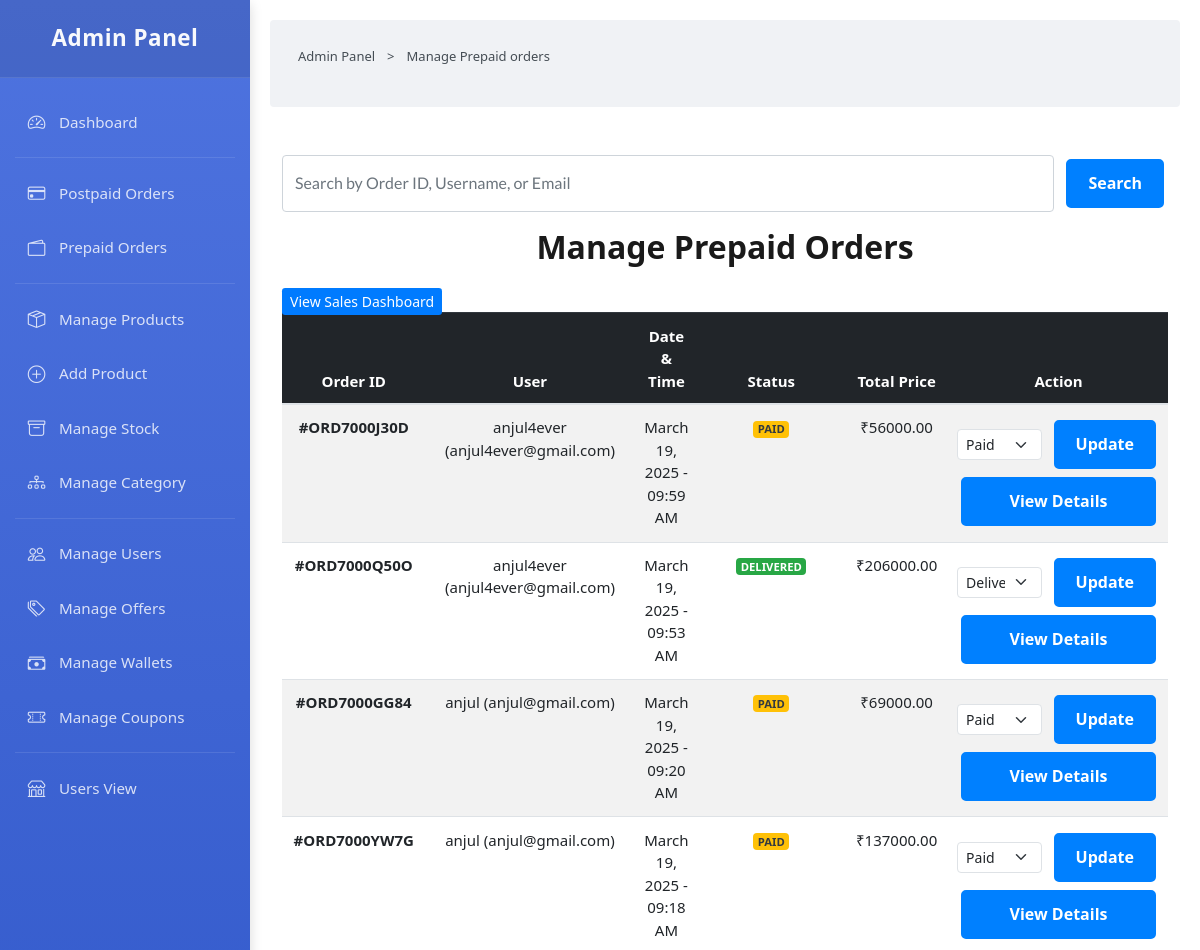
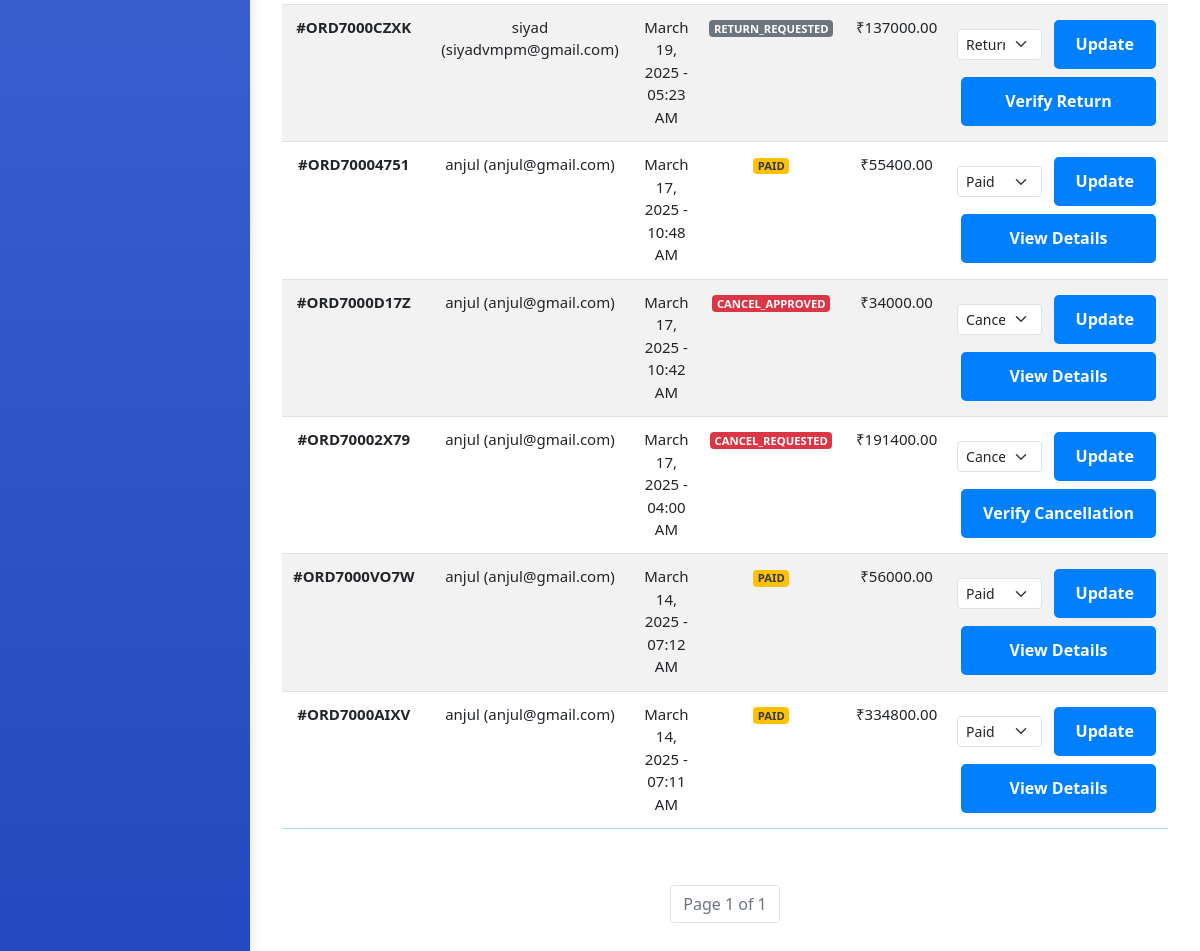
/adminpanel/paidorders/, run on the app's committed database (2 pictures, top to bottom).
### payment/models.py (models this page shows, shortened)
class PaymentOrder(models.Model):
    STATUS_CHOICES = [
        ("PENDING", "Pending"),
        ("PAID", "Paid"),
        ("FAILED", "Failed"),
        ("PROCESSED", "Processed"),
        ("SHIPPED", "Shipped"),
        ("DELIVERED", "Delivered"),
        ("RETURN_REQUESTED", "Return Requested"),
        ("RETURN_APPROVED", "Return Approved"),
        ("CANCEL_REQUESTED", "Cancel Requested"),
        ("CANCEL_APPROVED", "Cancel Approved"),
    ]
    user = models.ForeignKey(User, on_delete=models.CASCADE)
    total_price = models.DecimalField(max_digits=10, decimal_places=2)
    discounted_price = models.DecimalField(max_digits=10, decimal_places=2, default=0.00, blank=True, null=True)
    razorpay_order_id = models.CharField(max_length=100, blank=True, null=True)
    razorpay_payment_id = models.CharField(max_length=100, blank=True, null=True)
    razorpay_signature = models.CharField(max_length=255, blank=True, null=True)
    is_active = models.BooleanField(default=True)
    created_at = models.DateTimeField(auto_now_add=True)
    updated_at = models.DateTimeField(auto_now=True)
    order_unique_id = models.CharField(max_length=20, unique=True, blank=True, null=True)
    reason = models.TextField(blank=True, null=True)  # New field
    status = models.CharField(
        max_length=20,
        choices=STATUS_CHOICES,
        default="PENDING",
    )

### login/models.py (models this page shows, shortened)
class CustomUser(AbstractUser):
    email = models.EmailField(unique=True)
    is_blocked = models.BooleanField(default=False)  # Field to block users
    groups = models.ManyToManyField(Group, related_name="customuser_set", blank=True)
    user_permissions = models.ManyToManyField(Permission, related_name="customuser_permissions_set", blank=True)
    profile_picture = models.ImageField(upload_to='profile_pics/', max_length=255, null=True, blank=True)

### adminpanel/views.py (the view, shortened to what this page needs)
# urls.py: path("paidorders/", views.manage_paidorders, name="manage_paidorders"),
def manage_paidorders(request):
    search_query = request.GET.get("search", "").strip()
    orders = PaymentOrder.objects.exclude(status="PENDING").order_by('-created_at')
    paginator = Paginator(orders, 10)
    page_number = request.GET.get("page")
    page_obj = paginator.get_page(page_number)
    if request.method == "POST":
        order_id = request.POST.get("order_id")
        order = get_object_or_404(PaymentOrder, id=order_id)
        form = PaidOrderStatusUpdateForm(request.POST, instance=order)
        if form.is_valid():
            form.save()
            messages.success(request, f"Order {order.order_unique_id} status updated to {order.status}.")
            return redirect('manage_paidorders')
    else:
        form = PaidOrderStatusUpdateForm()
    return render(request, "admin/manage_paidorders.html", {
        "page_obj": page_obj,
        "form": form,
        "search_query": search_query
    })

### adminpanel/forms.py
class PaidOrderStatusUpdateForm(forms.ModelForm):
    class Meta:
        model = PaymentOrder
        fields = ['status']  # Only allow status updates
        widgets = {
            'status': forms.Select(attrs={'class': 'form-control'})
        }

### cart/context_processors.py (called while the page is built)
def cart_item_count(request):
    if request.user.is_authenticated:
        cart, created = Cart.objects.get_or_create(user=request.user)
        count = cart.cart_items.count()  # Count total items in the cart
    else:
        count = 0  # If user is not logged in, set count to 0
    return {'cart_count': count}

def wishlist_item_count(request):
    if request.user.is_authenticated:
        wishlist, created = Wishlist.objects.get_or_create(user=request.user)
        count = wishlist.items.count()  # Use 'items' from related_name in WishlistItem
    else:
        count = 0  # No wishlist items if user is not logged in
    return {'wishlist_count': count}

### templates/admin/manage_paidorders.html (shortened to what this page needs)
{% extends 'admin/admin-base.html' %}
{% block content %}
<section class="breadcrumb">
    <ul class="breadcrumb__list flex container">
        <li><a href="{% url 'dashboard' %}" class="breadcrumb__link">Admin Panel</a></li>
        <li><span class="breadcrumb__link">></span></li>
        <li><span class="breadcrumb__link">Manage Prepaid orders</span></li>
    </ul>
</section>
<div class="container mt-5">
    <form method="GET" action="{% url 'manage_orders' %}" class="d-flex mb-3">
        <input type="text" name="search" class="form-control me-2" placeholder="Search by Order ID, Username, or Email" value="{{ search_query }}">
        <button type="submit" class="btn btn-primary">Search</button>
    </form>
    <h2 class="text-center mb-4">Manage Prepaid Orders</h2>
    <a href="{% url 'paidsales_dashboard' %}" class="btn-sm btn-primary text-decoration-none">View Sales Dashboard </a>
    <div class="table-responsive" style="overflow-x: auto; max-width: 100%;">
        <table class="table table-striped w-100" style="table-layout: auto;">
            <thead class="table-dark">
                <tr>
                    <th>Order ID</th>
                    <th>User</th>
                    <th>Date & Time</th>
                    <th>Status</th>
                    <th>Total Price</th>
                    <th>Action</th>
                </tr>
            </thead>
            <tbody>
                {% for order in page_obj %}
                <tr>
                    <td><strong>#{{ order.order_unique_id }}</strong></td>
                    <td>{{ order.user.username }} ({{ order.user.email }})</td>
                    <td>{{ order.created_at|date:"F d, Y - H:i A" }}</td>
                    <td>
                        <span class="badge
                            {% if order.status == 'PAID' %} bg-warning text-dark
                            {% elif order.status == 'PROCESSING' %} bg-primary
                            {% elif order.status == 'SHIPPED' %} bg-info
                            {% elif order.status == 'DELIVERED' %} bg-success
                            {% elif order.status == 'CANCEL_REQUESTED' %} bg-danger text-white
                            {% elif order.status == 'CANCEL_APPROVED' %} bg-danger text-white
                            {% elif order.status == 'RETURN_REQUESTED' %} bg-secondary text-white
                            {% elif order.status == 'RETURN_APPROVED' %} bg-dark text-white
                            {% endif %}">
                            {{ order.status }}
                        </span>
                    </td>
                    <td>₹{{ order.total_price }}</td>
                    <td>
                        <form method="POST" action="" class="d-flex align-items-center">
                            <select name="status" class="form-select form-select-sm me-2">
                                {% for choice in form.fields.status.choices %}
                                <option value="{{ choice.0 }}" {% if choice.0 == order.status %}selected{% endif %}>
                                    {{ choice.1 }}
                                </option>
                                {% endfor %}
                            </select>
                            <button type="submit" class="btn btn-sm btn-success">Update</button>
                        </form>
                        {% if order.status == "RETURN_REQUESTED" %}
                <a href="{% url 'paidorder_detail_admin' order.id %}" class="btn btn-sm btn-warning">
                        Verify Return
                                        </a>
                                    {% elif order.status == "CANCEL_REQUESTED" %}
                         <a href="{% url 'verify_paidcancel_request' order.id %}" class="btn btn-sm btn-danger">
                            Verify Cancellation
                         </a>
                        {% else %}
                                    <a href="{% url 'verify_paidreturn_request' order.id %}" class="btn btn-sm btn-warning">
                                View Details
            </a>
                                    {% endif %}
                                </tr>
                                {% empty %}
                                <tr>
                                    <td colspan="6" class="text-center text-muted">No orders found.</td>
                                </tr>
                                {% endfor %}
            </tbody>
        </table>
    </div>
    <nav aria-label="Order Pagination">
        <ul class="pagination justify-content-center mt-4">
            <li class="page-item disabled">
                <span class="page-link">Page {{ page_obj.number }} of {{ page_obj.paginator.num_pages }}</span>
            </li>
        </ul>
    </nav>
</div>
{% endblock %}

### static/css/styles.css (style rules this page uses)
:root { --header-height: 4rem; --first-color: hsl(210, 100%, 50%); --first-color-alt: hsl(200, 100%, 80%); --second-color: hsl(35, 100%, 50%); --title-color: hsl(0, 0%, 10%); --text-color: hsl(210, 10%, 30%); --text-color-light: hsl(210, 15%, 50%); --body-color: hsl(0, 0%, 100%); --container-color: hsl(210, 20%, 95%); --border-color: hsl(210, 50%, 90%); --border-color-alt: hsl(200, 89%, 82%); --body-font: "Lato", sans-serif; --second-font: "League Spartan" sans-serif; --big-font-size: 3.5rem; --h1-font-size: 2.75rem; --h2-font-size: 2rem; --h3-font-size: 1.75rem; --h4-font-size: 1.375rem; --large-font-size: 1.125rem; --normal-font-size: 1rem; --small-font-size: 0.875rem; --smaller-font-size: 0.75rem; --tiny-font-size: 0.6875rem; --weight-400: 400; --weight-500: 500; --weight-600: 600; --weight-700: 700; --transition: cubic-bezier(0, 0, 0.05, 1); }
@media screen and (max-width: 1200px) { :root { --big-font-size: 2.25rem; --h1-font-size: 2rem; --h2-font-size: 1.375rem; --h3-font-size: 1.25rem; --h4-font-size: 1.125rem; --large-font-size: 1rem; --normal-font-size: 0.9375rem; --small-font-size: 0.8125rem; --smaller-font-size: 0.6875rem; --tiny-font-size: 0.625rem; } }
* { margin: 0; padding: 0; box-sizing: border-box; }
html { scroll-behavior: smooth; }
input, textarea, body { color: var(--text-color); font-family: var(--body-font); font-size: var(--normal-font-size); font-weight: var(--weight-400); }
body { background-color: var(--body-color); }
h1, h2, h3, h4 { font-family: var(--second-font); color: var(--title-color); font-weight: var(--weight-600); }
ul { list-style: none; }
a { text-decoration: none; }
button, textarea, input { background-color: transparent; border: none; outline: none; }
table { width: 100%; border-collapse: collapse; }
.container { max-width: 1320px; margin-inline: auto; padding-inline: 0.75rem; }
.btn { background-color: var(--first-color); color: var(--body-color); height: 49px; line-height: 43px; font-family: var(--second-font); font-size: var(--small-font-size); font-weight: var(--weight-700); border-radius: 0.25rem; -webkit-border-radius: 0.25rem; -moz-border-radius: 0.25rem; -ms-border-radius: 0.25rem; -o-border-radius: 0.25rem; transition: all 0.4s var(--transition); -webkit-transition: all 0.4s var(--transition); -moz-transition: all 0.4s var(--transition); -ms-transition: all 0.4s var(--transition); -o-transition: all 0.4s var(--transition); }
.flex { display: flex; align-items: center; column-gap: 0.5rem; }
form button { margin-top: 10px; }
form input, form select, form textarea { border: 1px solid #ccc; padding: 8px; font-size: 14px; border-radius: 4px; }
.btn { display: flex; align-items: center; justify-content: center; text-align: center; margin :4px; border: 2px solid var(--first-color); background-color: var(--first-color); border: 2px solid var(--first-color); color: var(--body-color); padding: 12px 20px; font-size: 16px; font-weight: bold; border-radius: 5px; cursor: pointer; transition: background-color 0.3s; }
.breadcrumb { background-color: var(--container-color); padding-block: 1.5rem; }
.breadcrumb__list { column-gap: 0.75rem; }
.breadcrumb__link { color: var(--text-color); font-size: var(--small-font-size); }
.pagination { display: flex; justify-content: center; column-gap: 0.625rem; margin-top: 2.75rem; }
.table { table-layout: fixed; margin-bottom: 2rem; }
.table tbody tr { border-top: 1px solid var(--border-color-alt); }
.table tr:last-child { border-bottom: 1px solid var(--border-color-alt); }
.table thead tr th:nth-child(1), .table tbody tr td:nth-child(1) { width: 216px; }
.table thead tr th:nth-child(2), .table tbody tr td:nth-child(2) { width: 400px; }
.table thead tr th:nth-child(3), .table tbody tr td:nth-child(3) { width: 108px; }
.table thead tr th:nth-child(4), .table tbody tr td:nth-child(4) { width: 220px; }
.table thead tr th:nth-child(5), .table tbody tr td:nth-child(5) { width: 200px; }
.table thead tr th:nth-child(6), .table tbody tr td:nth-child(6) { width: 152px; }
.table thead tr th, .table tbody tr td { padding: 0.7rem 0.5rem; text-align: center; }
@media screen and (max-width: 1400px) { .container { max-width: 1140px; } }
@media screen and (max-width: 1200px) { .container { max-width: 960px; } }

### data on the page
PaymentOrder: order_unique_id "ORD7000J30D", user.username "anjul4ever", user.email "anjul4ever@gmail.com", created_at "March 19, 2025 - 09:59 AM", status "PAID", total_price "56000.00", status "Paid", shows "View Details"
PaymentOrder: order_unique_id "ORD7000Q50O", user.username "anjul4ever", user.email "anjul4ever@gmail.com", created_at "March 19, 2025 - 09:53 AM", status "DELIVERED", total_price "206000.00", status "Delivered", shows "View Details"
PaymentOrder: order_unique_id "ORD7000GG84", user.username "anjul", user.email "anjul@gmail.com", created_at "March 19, 2025 - 09:20 AM", status "PAID", total_price "69000.00", status "Paid", shows "View Details"
PaymentOrder: order_unique_id "ORD7000YW7G", user.username "anjul", user.email "anjul@gmail.com", created_at "March 19, 2025 - 09:18 AM", status "PAID", total_price "137000.00", status "Paid", shows "View Details"
PaymentOrder: order_unique_id "ORD7000CZXK", user.username "siyad", user.email "siyadvmpm@gmail.com", created_at "March 19, 2025 - 05:23 AM", status "RETURN_REQUESTED", total_price "137000.00", status "Return Requested", shows "Verify Return"
PaymentOrder: order_unique_id "ORD70004751", user.username "anjul", user.email "anjul@gmail.com", created_at "March 17, 2025 - 10:48 AM", status "PAID", total_price "55400.00", status "Paid", shows "View Details"
PaymentOrder: order_unique_id "ORD7000D17Z", user.username "anjul", user.email "anjul@gmail.com", created_at "March 17, 2025 - 10:42 AM", status "CANCEL_APPROVED", total_price "34000.00", status "Cancel Approved", shows "View Details"
PaymentOrder: order_unique_id "ORD70002X79", user.username "anjul", user.email "anjul@gmail.com", created_at "March 17, 2025 - 04:00 AM", status "CANCEL_REQUESTED", total_price "191400.00", status "Cancel Requested", shows "Verify Cancellation"
PaymentOrder: order_unique_id "ORD7000VO7W", user.username "anjul", user.email "anjul@gmail.com", created_at "March 14, 2025 - 07:12 AM", status "PAID", total_price "56000.00", status "Paid", shows "View Details"
PaymentOrder: order_unique_id "ORD7000AIXV", user.username "anjul", user.email "anjul@gmail.com", created_at "March 14, 2025 - 07:11 AM", status "PAID", total_price "334800.00", status "Paid", shows "View Details"

### other printed values
{{ page_obj.number }} "1"
{{ page_obj.paginator.num_pages }} "1"
